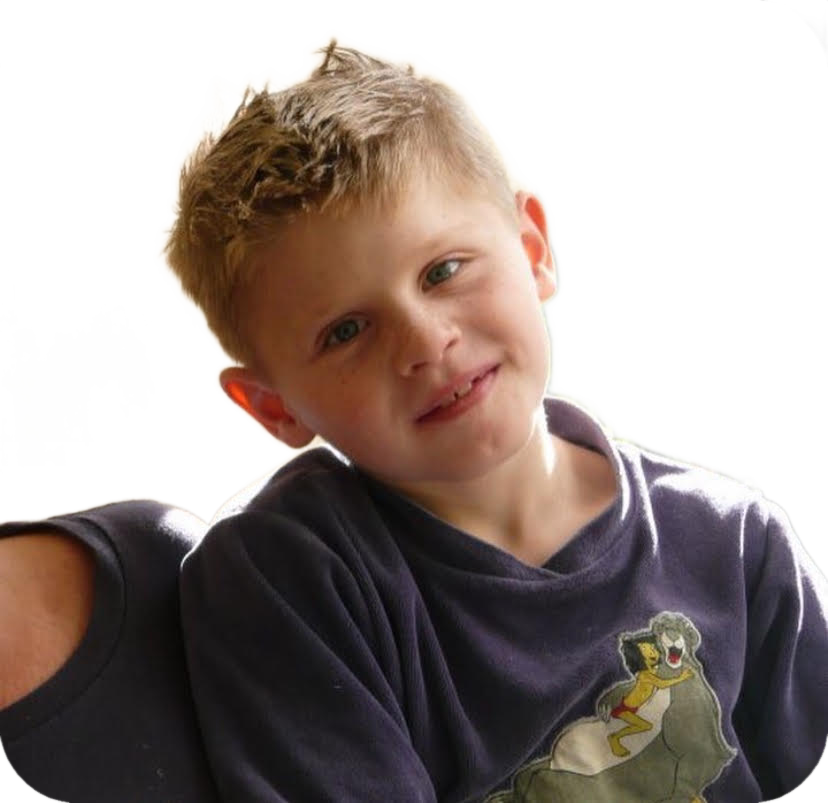
#> input picture assets/me-cutout.png, 828 x 803 px
$ python cutout.py --input ../assets/me-cutout.png
#> lines starting #> are read from the running program, lines starting #| are printed output that depends on the picture
#!/usr/bin/env python3
"""Cuts me out of my profile picture: writes assets/me-cutout.png (RGBA, transparent background).

Two segmentation models, each good at half the job: isnet-general-use keeps the spiky tips of my
hair, birefnet-portrait keeps the shoulders and shirt clean. The head area takes the union of both
masks, the rest uses birefnet only.

  python scripts/cutout.py --input ../stinoooo/assets/stino.png
Needs rembg[cpu] and Pillow; the models download on first run (about 1 GB).
"""
import argparse
import numpy as np
from PIL import Image, ImageFilter
from rembg import new_session, remove

ap = argparse.ArgumentParser()
ap.add_argument("--input", required=True)
ap.add_argument("--out", default="assets/me-cutout.png")
ap.add_argument("--head", type=float, default=0.55, help="fraction of the height, from the top, that counts as head")
a = ap.parse_args()

src = Image.open(a.input).convert("RGB")
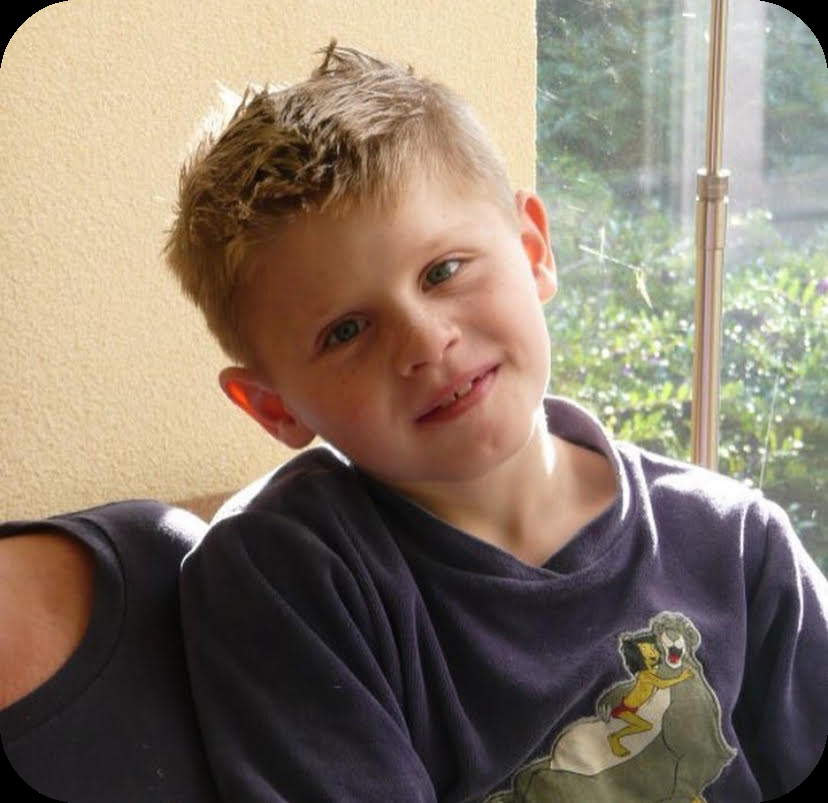
#> src: PIL image 828x803 RGB; mean R, G, B 136.9, 122.7, 107.1
masks = {}
for name in ("birefnet-portrait", "isnet-general-use"):
#> (the run stopped early here; a loop or call above may not have finished)
